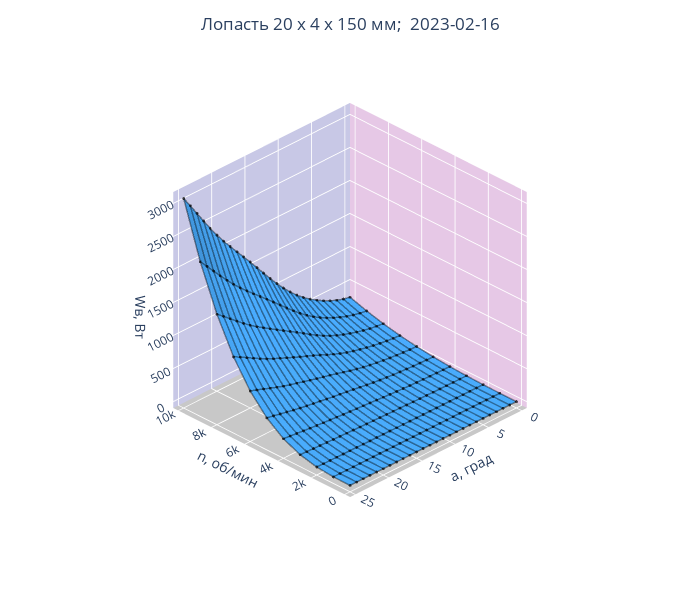

The notebook cell saved with this chart:
### Code cell
plot(w_m, w, 'Wв, Вт', [[0,'rgb(66, 170, 255)'], [1,  'rgb(66, 170, 255)']])
